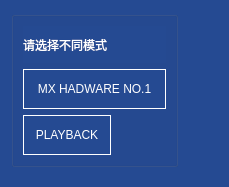
<?xml version="1.0" encoding="UTF-8"?>
<ui version="4.0">
 <class>hwselect</class>
 <widget class="QWidget" name="hwselect">
  <property name="geometry">
   <rect>
    <x>0</x>
    <y>0</y>
    <width>229</width>
    <height>187</height>
   </rect>
  </property>
  <property name="sizePolicy">
   <sizepolicy hsizetype="Fixed" vsizetype="Fixed">
    <horstretch>0</horstretch>
    <verstretch>0</verstretch>
   </sizepolicy>
  </property>
  <property name="windowTitle">
   <string>Form</string>
  </property>
  <property name="styleSheet">
   <string notr="true">.QPushButton{padding:10px;
border:1px solid rgb(255,255,255);}
*{background-color:rgb(37, 74, 146);
color:rgb(255,255,255);}

</string>
  </property>
  <layout class="QVBoxLayout" name="verticalLayout_2">
   <item alignment="Qt::AlignTop">
    <widget class="QGroupBox" name="groupBox">
     <property name="sizePolicy">
      <sizepolicy hsizetype="Fixed" vsizetype="Fixed">
       <horstretch>0</horstretch>
       <verstretch>0</verstretch>
      </sizepolicy>
     </property>
     <property name="minimumSize">
      <size>
       <width>167</width>
       <height>156</height>
      </size>
     </property>
     <property name="maximumSize">
      <size>
       <width>167</width>
       <height>156</height>
      </size>
     </property>
     <property name="title">
      <string/>
     </property>
     <layout class="QVBoxLayout" name="verticalLayout">
      <property name="spacing">
       <number>6</number>
      </property>
      <property name="bottomMargin">
       <number>9</number>
      </property>
      <item>
       <widget class="QLabel" name="label">
        <property name="text">
         <string>请选择不同模式</string>
        </property>
       </widget>
      </item>
      <item>
       <widget class="QPushButton" name="pushButton">
        <property name="sizePolicy">
         <sizepolicy hsizetype="Fixed" vsizetype="Fixed">
          <horstretch>0</horstretch>
          <verstretch>0</verstretch>
         </sizepolicy>
        </property>
        <property name="minimumSize">
         <size>
          <width>143</width>
          <height>40</height>
         </size>
        </property>
        <property name="maximumSize">
         <size>
          <width>143</width>
          <height>40</height>
         </size>
        </property>
        <property name="text">
         <string>MX HADWARE NO.1</string>
        </property>
        <property name="flat">
         <bool>true</bool>
        </property>
       </widget>
      </item>
      <item alignment="Qt::AlignLeft">
       <widget class="QPushButton" name="pushButton_2">
        <property name="minimumSize">
         <size>
          <width>88</width>
          <height>40</height>
         </size>
        </property>
        <property name="maximumSize">
         <size>
          <width>88</width>
          <height>40</height>
         </size>
        </property>
        <property name="text">
         <string>PLAYBACK</string>
        </property>
        <property name="flat">
         <bool>true</bool>
        </property>
       </widget>
      </item>
     </layout>
    </widget>
   </item>
  </layout>
 </widget>
 <resources/>
 <connections/>
</ui>
